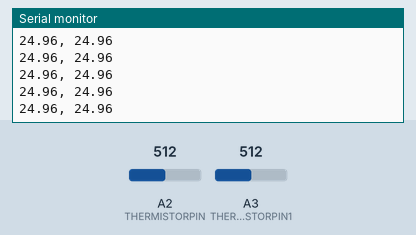
Bench run of a sketch on a simulated Arduino Uno, built with avr-gcc and run on an emulated ATmega328P. Parts: the last lines printed to the serial monitor. The test bench sets the inputs (shaded band); at power-on: A3 (THERMISTORPIN1) = 512, A2 (THERMISTORPIN) = 512.

Above: at 2.7 s.
2.8 s: A3 (THERMISTORPIN1) set to 73
At 2.86 s:
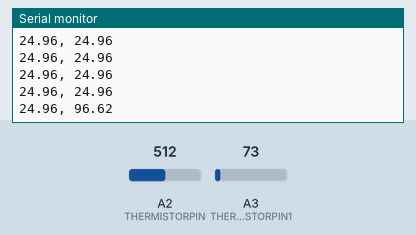
4.3 s: A3 (THERMISTORPIN1) set to 60
At 4.33 s:
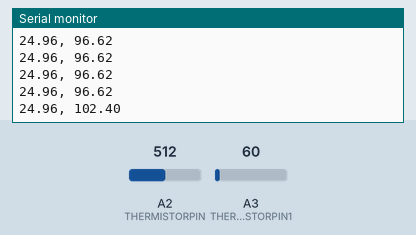
8.8 s: A2 (THERMISTORPIN) set to 773
At 8.82 s:
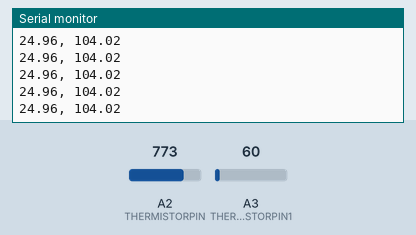
10.3 s: A2 (THERMISTORPIN) set to 801
At 10.3 s:
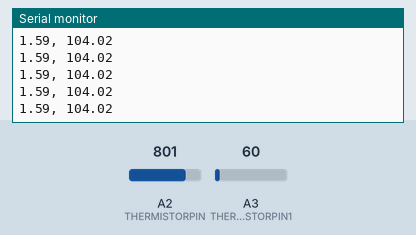
Timing chart, 0 to 12.8 s (numbered marks = the images above; inputs shaded):
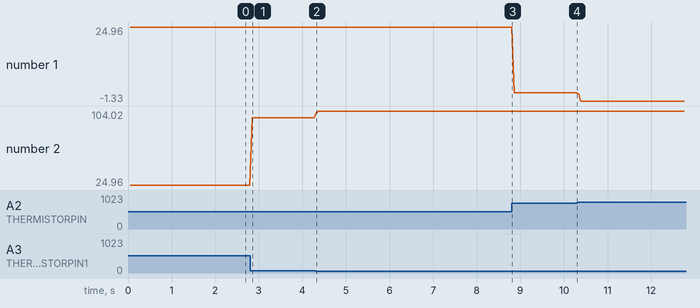

Measured:
- after the input at 2.8 s, the serial monitor: prints a new line after 0.05 s (image 1)
- after the input at 4.3 s, the serial monitor: prints a new line at once (image 2)
- plotted number 1: 24.96 → 1.59 after the input at 8.8 s, 1.59 → -1.33 after the input at 10.3 s
- plotted number 2: 24.96 → 96.62 after the input at 2.8 s, 96.62 → 104.02 after the input at 4.3 s

The sketch:

twoThers.ino
```cpp
// which analog pin to connect
#define THERMISTORPIN A2
#define THERMISTORPIN1 A3
#define THERMISTORNOMINAL 10000
#define TEMPERATURENOMINAL 25
// how many samples to take and average, more takes longer
// but is more 'smooth'
#define NUMSAMPLES 5
// the value of the 'other' resistor
#define SERIESRESISTOR 10000
#define BCOEFFICIENT 3950

int samples[NUMSAMPLES];
int samples1[NUMSAMPLES];

void setup(void) {
  Serial.begin(9600);
  // connect AREF to 3.3V and use that as VCC, less noisy!
  analogReference(EXTERNAL);
}

void loop(void) {
  uint8_t i;
  float average;

  uint8_t j;
  float average1;

  // take N samples in a row, with a slight delay
  for (i=0; i< NUMSAMPLES; i++) {
   samples[i] = analogRead(THERMISTORPIN);
   delay(5);
  }
 // take N samples in a row, with a slight delay
  for (j=0; j< NUMSAMPLES; j++) {
   samples1[j] = analogRead(THERMISTORPIN1);
   delay(5);
  }


  // average all the samples out
  average = 0;
  for (i=0; i< NUMSAMPLES; i++) {
     average += samples[i];
  }
  float steinhart;
  float steinhart1;
  average /= NUMSAMPLES;
  average = 1023 / average - 1;
  average = SERIESRESISTOR / average;
  steinhart = average / THERMISTORNOMINAL;
  steinhart = log(steinhart);
  steinhart /= BCOEFFICIENT;
  steinhart += 1.0 / (TEMPERATURENOMINAL + 273.15);
  // + (1/To)
  steinhart = 1.0 / steinhart;
  // Invert
  steinhart -= 273.15;
  // convert absolute temp to C

  // average all the samples out
  average1 = 0;
  for (j=0; j< NUMSAMPLES; j++) {
     average1 += samples1[j];
  }
  average1 /= NUMSAMPLES;
  average1 = 1023 / average1 - 1;
  average1 = SERIESRESISTOR / average1;
  steinhart1 = average1 / THERMISTORNOMINAL;
  steinhart1 = log(steinhart1);
  steinhart1 /= BCOEFFICIENT;
  steinhart1 += 1.0 / (TEMPERATURENOMINAL + 273.15);
  // + (1/To)
  steinhart1 = 1.0 / steinhart1;
  // Invert
  steinhart1 -= 273.15;
  // convert absolute temp to C


  // print
//  Serial.print("Thermistor resistance2 ");
  Serial.print(steinhart);
  Serial.print(", ");
  // print
//  Serial.print("Thermistor resistance1 ");
  Serial.println(steinhart1);


//  delay(50);
}
```
